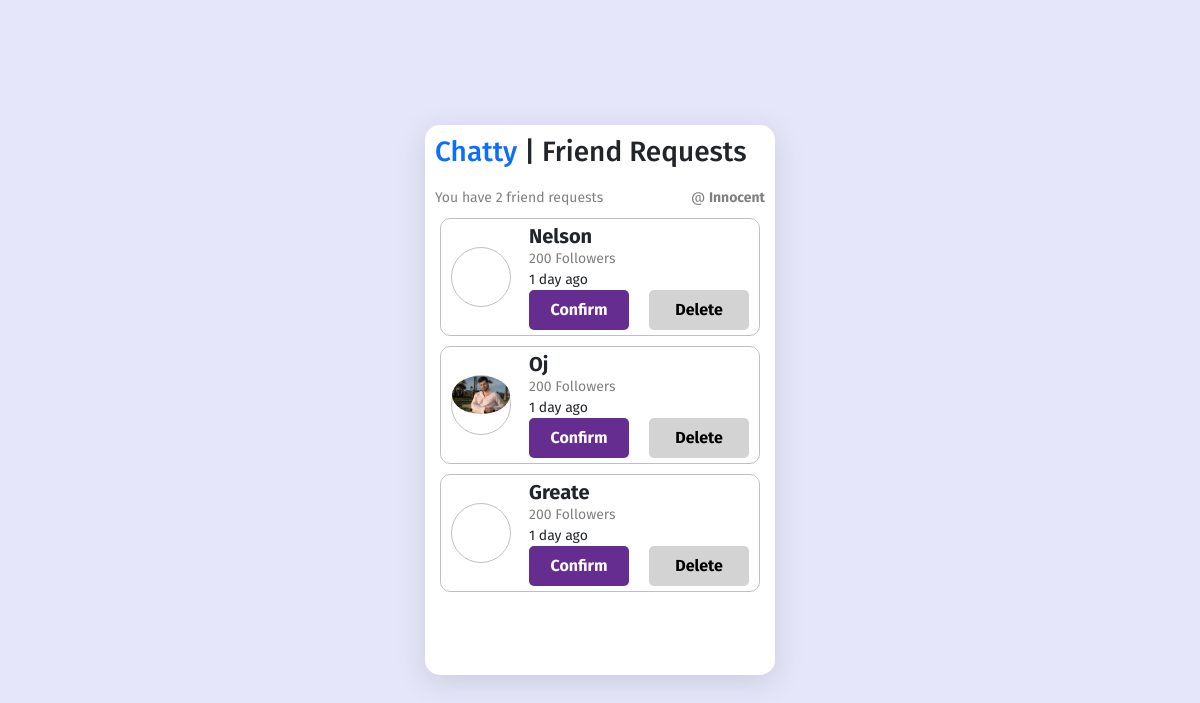
/friend-requests (signed in), run on the app's committed database.
### core/models.py (models this page shows, shortened)
class CustomUser(AbstractUser):
    request_sent = models.BooleanField(default=False)
    USERNAME_FIELD = 'username'

### chatapp/models.py (models this page shows, shortened)
class FriendRequest(models.Model):
    sender = models.ForeignKey(settings.AUTH_USER_MODEL, on_delete=models.CASCADE, related_name='sent_requests')
    receiver = models.ForeignKey(settings.AUTH_USER_MODEL, on_delete=models.CASCADE, related_name="received_request")
    seen = models.BooleanField(default=False)

class Profile(models.Model):
    user = models.OneToOneField(settings.AUTH_USER_MODEL, on_delete=models.CASCADE, related_name = "profiles")
    username = models.CharField(max_length=50, blank=True, null=True)
    first_name = models.CharField(max_length=50, blank=True, null=True)
    last_name = models.CharField(max_length=50, blank=True, null=True)
    profile_picture = models.ImageField(upload_to="img", blank=True, null=True)
    friends = models.ManyToManyField(settings.AUTH_USER_MODEL, blank=True)

### chatapp/views.py (the view)
# urls.py: path("friend-requests",  views.friend_request, name="f-requests"),
def friend_request(request):
    user = request.user
    friend_requests = FriendRequest.objects.filter(receiver=user)
    context = {"f_requests": friend_requests}
    return render(request, "chatapp/friend_request.html", context)

### chatapp/templates/chatapp/friend_request.html (shortened to what this page needs)
{% extends 'base.html' %}
{% block content %}
<div class="chatbody">
    <h3>
      <span><a href="{% url 'chats' %}">Chatty</a> | </span>Friend Requests
    </h3>
    <div class="sub-div">
      <p class="para">You have 2 friend requests</p>
      <p class="para">@ <span><strong>{{request.user.username}}</strong></span></p>
    </div>
    <div class="suggestionContainer">
      {% for f_req in f_requests  %}
      <div class="suggestion">
        {% if f_req.sender.profiles.profile_picture %}
        <div class="pic">
          <img src="{{f_req.sender.profiles.profile_picture.url}}" alt="">
        </div>
        {% else %}
        <div class="pic">
          <img src="" alt="">
        </div>
        {% endif %}
        <div class="user-container">
          <div class="user-info">
            <h5>{{f_req.sender.username}}</h5>
            <p>200 Followers</p>
            <small>1 day ago</small>
          </div>
          <div class="n-btns">
            <div class="confirm-btn" data-id={{f_req.sender.id}}>Confirm</div>
            <div class="del-btn" data-id={{f_req.sender.id}}>Delete</div>
          </div>
        </div>
      </div>
        {% endfor %}
    </div>
  </div>
{% endblock content %}

### chatapp/static/css/style.css (style rules this page uses)
* { padding: 0px; margin: 0px; box-sizing: border-box; font-family: 'Fira Sans', sans-serif; }
body { display: flex; align-items: center; justify-content: center; height: 100vh; background-color: #E6E6FA; }
img { width: 100%; height: 100; border-radius: 50%; }
.sub-div { width: 100%; height: auto; display: flex; justify-content: space-between; align-items: center; padding: 0px !important; margin: 0px !important; }
a { text-decoration: none; }
h4, p, small { margin: 0px; }
.chatbody { width: 100%; height: 410px; padding: 10px 10px 10px 10px; }
.chatbody .para { margin-top: 10px; color:gray; font-weight: 12px; font-size: 14px; }
.chatbody .suggestionContainer { width: 100%; height: 450px; padding: 0px 5px 0px 5px; overflow: auto; }
.chatbody .suggestionContainer .suggestion { width: 100%; height: auto; border-radius: 10px; border: 1px solid silver; display: flex; align-items: center; justify-content: space-between; margin-top: 10px; padding: 5px 10px 5px 10px; }
.chatbody .suggestionContainer .suggestion .pic { width: 60px; height: 60px; border: 1px solid silver; border-radius: 50%; }
.chatbody .suggestionContainer .suggestion .pic img { width: 100%; height: 100; border-radius: 50%; }
.chatbody .suggestionContainer .suggestion .user-container { margin-left: 5px; }
.chatbody .suggestionContainer .suggestion .user-container .n-btns { display: flex; align-items: center; justify-content: space-between; }
.chatbody .suggestionContainer .suggestion .user-container .n-btns .confirm-btn, .chatbody .suggestionContainer .suggestion .user-container .n-btns .del-btn { width: 100px; height: 40px; border-radius: 5px; background-color: #662d91; color: white; display: flex; align-items: center; justify-content: center; font-weight: bold; cursor: pointer; }
.chatbody .suggestionContainer .suggestion .user-container .n-btns .del-btn { background-color: lightgray; color: black; }
.chatbody .suggestionContainer .suggestion .user-info { width: 220px; height: auto; display: flex; align-items: flex-start; justify-content: center; flex-direction: column; }
.chatbody .suggestionContainer .suggestion .user-info h5 { font-weight: bold; margin: 0px; }
.chatbody .suggestionContainer .suggestion .user-info p { color: gray; margin: 0px; font-size: 14px }

### data on the page
CustomUser: user.username "Innocent"
FriendRequest: sender.username "Nelson"
FriendRequest: sender.profiles.profile_picture (picture), sender.username "Oj"
FriendRequest: sender.username "Greate"
